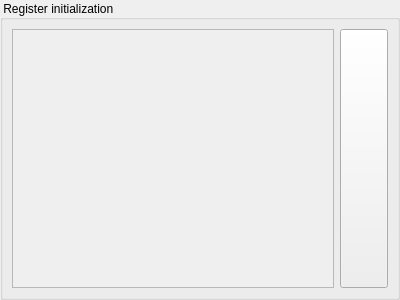
<?xml version="1.0" encoding="UTF-8"?>
<ui version="4.0">
 <class>Ripes::RegisterInitializationWidget</class>
 <widget class="QWidget" name="Ripes::RegisterInitializationWidget">
  <property name="geometry">
   <rect>
    <x>0</x>
    <y>0</y>
    <width>400</width>
    <height>300</height>
   </rect>
  </property>
  <property name="sizePolicy">
   <sizepolicy hsizetype="MinimumExpanding" vsizetype="MinimumExpanding">
    <horstretch>0</horstretch>
    <verstretch>0</verstretch>
   </sizepolicy>
  </property>
  <property name="windowTitle">
   <string>Form</string>
  </property>
  <layout class="QGridLayout" name="gridLayout">
   <property name="leftMargin">
    <number>0</number>
   </property>
   <property name="topMargin">
    <number>0</number>
   </property>
   <property name="rightMargin">
    <number>0</number>
   </property>
   <property name="bottomMargin">
    <number>0</number>
   </property>
   <item row="0" column="0">
    <layout class="QVBoxLayout" name="layout">
     <item>
      <widget class="QGroupBox" name="groupBox">
       <property name="title">
        <string> Register initialization </string>
       </property>
       <property name="alignment">
        <set>Qt::AlignmentFlag::AlignLeading|Qt::AlignmentFlag::AlignLeft|Qt::AlignmentFlag::AlignVCenter</set>
       </property>
       <property name="flat">
        <bool>false</bool>
       </property>
       <layout class="QGridLayout" name="gridLayout_3">
        <item row="1" column="0">
         <widget class="QScrollArea" name="scrollArea_2">
          <property name="styleSheet">
           <string notr="true"/>
          </property>
          <property name="widgetResizable">
           <bool>true</bool>
          </property>
          <widget class="QWidget" name="scrollAreaWidgetContents_2">
           <property name="geometry">
            <rect>
             <x>0</x>
             <y>0</y>
             <width>372</width>
             <height>219</height>
            </rect>
           </property>
           <layout class="QGridLayout" name="gridLayout_2">
            <item row="0" column="0">
             <layout class="QGridLayout" name="regInitLayout"/>
            </item>
           </layout>
          </widget>
         </widget>
        </item>
        <item row="1" column="1">
         <widget class="QPushButton" name="addInitButton">
          <property name="sizePolicy">
           <sizepolicy hsizetype="Minimum" vsizetype="MinimumExpanding">
            <horstretch>0</horstretch>
            <verstretch>0</verstretch>
           </sizepolicy>
          </property>
          <property name="minimumSize">
           <size>
            <width>48</width>
            <height>0</height>
           </size>
          </property>
          <property name="text">
           <string/>
          </property>
         </widget>
        </item>
       </layout>
      </widget>
     </item>
    </layout>
   </item>
  </layout>
 </widget>
 <resources>
  <include location="../resources/icons/icons.qrc"/>
 </resources>
 <connections/>
</ui>
